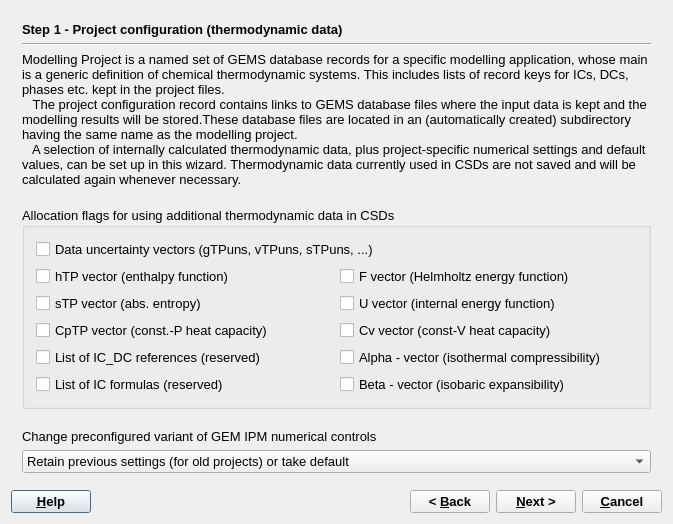
<?xml version="1.0" encoding="UTF-8"?>
<ui version="4.0">
 <class>ProjectWizardData</class>
 <widget class="QDialog" name="ProjectWizardData">
  <property name="geometry">
   <rect>
    <x>0</x>
    <y>0</y>
    <width>673</width>
    <height>524</height>
   </rect>
  </property>
  <property name="font">
   <font>
    <pointsize>10</pointsize>
   </font>
  </property>
  <property name="windowTitle">
   <string>GEM-Selektor Project</string>
  </property>
  <layout class="QVBoxLayout" name="verticalLayout_4">
   <item>
    <widget class="QStackedWidget" name="stackedWidget">
     <property name="mouseTracking">
      <bool>false</bool>
     </property>
     <property name="acceptDrops">
      <bool>false</bool>
     </property>
     <property name="autoFillBackground">
      <bool>false</bool>
     </property>
     <property name="frameShape">
      <enum>QFrame::NoFrame</enum>
     </property>
     <property name="frameShadow">
      <enum>QFrame::Plain</enum>
     </property>
     <property name="currentIndex">
      <number>0</number>
     </property>
     <widget class="QWidget" name="page">
      <layout class="QVBoxLayout" name="verticalLayout">
       <item>
        <widget class="QLabel" name="pageName">
         <property name="sizePolicy">
          <sizepolicy hsizetype="Preferred" vsizetype="Fixed">
           <horstretch>0</horstretch>
           <verstretch>0</verstretch>
          </sizepolicy>
         </property>
         <property name="font">
          <font>
           <weight>75</weight>
           <bold>true</bold>
          </font>
         </property>
         <property name="text">
          <string>Step 1 - Project configuration (thermodynamic data)</string>
         </property>
        </widget>
       </item>
       <item>
        <widget class="Line" name="line">
         <property name="orientation">
          <enum>Qt::Horizontal</enum>
         </property>
        </widget>
       </item>
       <item>
        <widget class="QLabel" name="textLabel12">
         <property name="text">
          <string>Modelling Project is a named set of GEMS database records for a specific modelling application, whose main is a generic definition of chemical thermodynamic systems. This includes lists of record keys for ICs, DCs, phases etc. kept in the project files. 
   The project configuration record contains links to GEMS database files where the input data is kept and the modelling results will be stored.These database files are located in an (automatically created) subdirectory having the same name as the modelling project. 
   A selection of internally calculated thermodynamic data, plus project-specific numerical settings and default values, can be set up in this wizard. Thermodynamic data currently used in CSDs are not saved and will be calculated again whenever necessary.</string>
         </property>
         <property name="alignment">
          <set>Qt::AlignVCenter</set>
         </property>
         <property name="wordWrap">
          <bool>true</bool>
         </property>
        </widget>
       </item>
       <item>
        <spacer name="verticalSpacer">
         <property name="orientation">
          <enum>Qt::Vertical</enum>
         </property>
         <property name="sizeHint" stdset="0">
          <size>
           <width>20</width>
           <height>0</height>
          </size>
         </property>
        </spacer>
       </item>
       <item>
        <widget class="QGroupBox" name="groupBox">
         <property name="title">
          <string>Allocation flags for using additional thermodynamic data in CSDs </string>
         </property>
         <layout class="QGridLayout" name="gridLayout">
          <item row="0" column="0" colspan="2">
           <widget class="QCheckBox" name="pTPptv_un">
            <property name="text">
             <string>Data uncertainty vectors (gTPuns, vTPuns, sTPuns, ...)</string>
            </property>
           </widget>
          </item>
          <item row="1" column="0">
           <widget class="QCheckBox" name="pTPptv_2">
            <property name="text">
             <string>hTP vector (enthalpy function)</string>
            </property>
           </widget>
          </item>
          <item row="1" column="1">
           <widget class="QCheckBox" name="pTPptv_10">
            <property name="text">
             <string>F vector (Helmholtz energy function)</string>
            </property>
           </widget>
          </item>
          <item row="2" column="0">
           <widget class="QCheckBox" name="pTPptv_4">
            <property name="text">
             <string>sTP vector (abs. entropy)</string>
            </property>
           </widget>
          </item>
          <item row="2" column="1">
           <widget class="QCheckBox" name="pTPptv_11">
            <property name="text">
             <string>U vector (internal energy function)</string>
            </property>
           </widget>
          </item>
          <item row="3" column="0">
           <widget class="QCheckBox" name="pTPptv_6">
            <property name="text">
             <string>CpTP vector (const.-P heat capacity)</string>
            </property>
           </widget>
          </item>
          <item row="3" column="1">
           <widget class="QCheckBox" name="pTPptv_12">
            <property name="text">
             <string>Cv vector (const-V heat capacity)</string>
            </property>
           </widget>
          </item>
          <item row="4" column="0">
           <widget class="QCheckBox" name="pMSpmv4">
            <property name="text">
             <string>List of IC_DC references (reserved)</string>
            </property>
           </widget>
          </item>
          <item row="4" column="1">
           <widget class="QCheckBox" name="pTPptv_13">
            <property name="text">
             <string>Alpha - vector (isothermal compressibility)</string>
            </property>
           </widget>
          </item>
          <item row="5" column="0">
           <widget class="QCheckBox" name="pMSpmv6">
            <property name="text">
             <string>List of IC formulas (reserved)</string>
            </property>
           </widget>
          </item>
          <item row="5" column="1">
           <widget class="QCheckBox" name="pTPptv_14">
            <property name="text">
             <string>Beta - vector (isobaric expansibility)</string>
            </property>
           </widget>
          </item>
         </layout>
        </widget>
       </item>
       <item>
        <spacer name="verticalSpacer_2">
         <property name="orientation">
          <enum>Qt::Vertical</enum>
         </property>
         <property name="sizeHint" stdset="0">
          <size>
           <width>20</width>
           <height>1</height>
          </size>
         </property>
        </spacer>
       </item>
       <item>
        <widget class="QLabel" name="label_2">
         <property name="text">
          <string>Change preconfigured variant of GEM IPM numerical controls</string>
         </property>
        </widget>
       </item>
       <item>
        <widget class="QComboBox" name="pTaskType">
         <item>
          <property name="text">
           <string>Retain previous settings (for old projects) or take default</string>
          </property>
         </item>
         <item>
          <property name="text">
           <string>Restore normal (default) variant for fast convergence</string>
          </property>
         </item>
         <item>
          <property name="text">
           <string>Variant for aquatic systems with moderate non-ideality</string>
          </property>
         </item>
         <item>
          <property name="text">
           <string>Variant for aquatic systems with SCMs in sorption phases</string>
          </property>
         </item>
         <item>
          <property name="text">
           <string>Variant for fluid-rock systems with highly non-ideal phases</string>
          </property>
         </item>
         <item>
          <property name="text">
           <string>Variant of strict settings for highest accuracy (may be slow)</string>
          </property>
         </item>
         <item>
          <property name="text">
           <string>Variant of strict settings for reactive mass transport (with SCM)</string>
          </property>
         </item>
        </widget>
       </item>
      </layout>
     </widget>
     <widget class="QWidget" name="page_2">
      <layout class="QVBoxLayout" name="verticalLayout_3">
       <item>
        <widget class="QLabel" name="label">
         <property name="sizePolicy">
          <sizepolicy hsizetype="Preferred" vsizetype="Fixed">
           <horstretch>0</horstretch>
           <verstretch>0</verstretch>
          </sizepolicy>
         </property>
         <property name="font">
          <font>
           <weight>75</weight>
           <bold>true</bold>
          </font>
         </property>
         <property name="text">
          <string>Step 2 - Project configuration (units and hints)</string>
         </property>
        </widget>
       </item>
       <item>
        <widget class="Line" name="line_2">
         <property name="orientation">
          <enum>Qt::Horizontal</enum>
         </property>
        </widget>
       </item>
       <item>
        <widget class="QGroupBox" name="groupBox_3">
         <property name="sizePolicy">
          <sizepolicy hsizetype="Minimum" vsizetype="Minimum">
           <horstretch>0</horstretch>
           <verstretch>0</verstretch>
          </sizepolicy>
         </property>
         <property name="title">
          <string>No need to change in this version of GEMS-PSI </string>
         </property>
         <layout class="QGridLayout" name="_2">
          <item row="0" column="0">
           <widget class="QComboBox" name="pPunE">
            <property name="enabled">
             <bool>false</bool>
            </property>
            <property name="sizePolicy">
             <sizepolicy hsizetype="Fixed" vsizetype="Fixed">
              <horstretch>0</horstretch>
              <verstretch>0</verstretch>
             </sizepolicy>
            </property>
            <property name="minimumSize">
             <size>
              <width>180</width>
              <height>0</height>
             </size>
            </property>
            <item>
             <property name="text">
              <string>j     J/mol(/K) </string>
             </property>
            </item>
            <item>
             <property name="text">
              <string>c    cal/mol(/K)</string>
             </property>
            </item>
            <item>
             <property name="text">
              <string>J     kJ/mol(/K)</string>
             </property>
            </item>
            <item>
             <property name="text">
              <string>C    kcal/mol(/K)</string>
             </property>
            </item>
            <item>
             <property name="text">
              <string>N   Normalized</string>
             </property>
            </item>
           </widget>
          </item>
          <item row="0" column="1">
           <widget class="QLabel" name="textLabel1_2_3">
            <property name="text">
             <string>Units of measurement of energy  (default: j)</string>
            </property>
            <property name="wordWrap">
             <bool>false</bool>
            </property>
            <property name="buddy">
             <cstring>pPunE</cstring>
            </property>
           </widget>
          </item>
          <item row="1" column="0">
           <widget class="QComboBox" name="pPunV">
            <property name="enabled">
             <bool>false</bool>
            </property>
            <property name="sizePolicy">
             <sizepolicy hsizetype="Fixed" vsizetype="Fixed">
              <horstretch>0</horstretch>
              <verstretch>0</verstretch>
             </sizepolicy>
            </property>
            <property name="minimumSize">
             <size>
              <width>180</width>
              <height>0</height>
             </size>
            </property>
            <item>
             <property name="text">
              <string>j    J/bar  = 0.1 cm3/mol</string>
             </property>
            </item>
            <item>
             <property name="text">
              <string>a   cal/bar</string>
             </property>
            </item>
            <item>
             <property name="text">
              <string>m   cm3/mol</string>
             </property>
            </item>
           </widget>
          </item>
          <item row="1" column="1">
           <widget class="QLabel" name="textLabel1_2_3_2">
            <property name="text">
             <string>Units of measurement of volume  (default:  j)</string>
            </property>
            <property name="wordWrap">
             <bool>false</bool>
            </property>
            <property name="buddy">
             <cstring>pPunV</cstring>
            </property>
           </widget>
          </item>
          <item row="2" column="0">
           <widget class="QComboBox" name="pPunP">
            <property name="enabled">
             <bool>false</bool>
            </property>
            <property name="sizePolicy">
             <sizepolicy hsizetype="Fixed" vsizetype="Fixed">
              <horstretch>0</horstretch>
              <verstretch>0</verstretch>
             </sizepolicy>
            </property>
            <property name="minimumSize">
             <size>
              <width>180</width>
              <height>0</height>
             </size>
            </property>
            <item>
             <property name="text">
              <string>b    bar  = 10^5 Pa</string>
             </property>
            </item>
            <item>
             <property name="text">
              <string>B    kbar (kilobar)</string>
             </property>
            </item>
            <item>
             <property name="text">
              <string>p    Pa  (Pascal)</string>
             </property>
            </item>
            <item>
             <property name="text">
              <string>P    MPa  = 10^6 Pa  </string>
             </property>
            </item>
            <item>
             <property name="text">
              <string>A    atm (=1.013 bar)</string>
             </property>
            </item>
           </widget>
          </item>
          <item row="2" column="1">
           <widget class="QLabel" name="textLabel1_2_3_2_3">
            <property name="text">
             <string>Units of measurement of pressure (default: b)</string>
            </property>
            <property name="wordWrap">
             <bool>false</bool>
            </property>
            <property name="buddy">
             <cstring>pPunP</cstring>
            </property>
           </widget>
          </item>
          <item row="3" column="0">
           <widget class="QComboBox" name="pPunT">
            <property name="enabled">
             <bool>false</bool>
            </property>
            <property name="minimumSize">
             <size>
              <width>180</width>
              <height>0</height>
             </size>
            </property>
            <item>
             <property name="text">
              <string>C   Celsius  </string>
             </property>
            </item>
            <item>
             <property name="text">
              <string>K   Kelvin</string>
             </property>
            </item>
            <item>
             <property name="text">
              <string>F   Fahrenheit</string>
             </property>
            </item>
           </widget>
          </item>
          <item row="3" column="1">
           <widget class="QLabel" name="textLabel1_2_3_2_2">
            <property name="frameShape">
             <enum>QFrame::NoFrame</enum>
            </property>
            <property name="frameShadow">
             <enum>QFrame::Plain</enum>
            </property>
            <property name="text">
             <string>Units of measurement of temperature  (default: C)</string>
            </property>
            <property name="wordWrap">
             <bool>false</bool>
            </property>
            <property name="buddy">
             <cstring>pPunT</cstring>
            </property>
           </widget>
          </item>
         </layout>
        </widget>
       </item>
       <item>
        <widget class="QGroupBox" name="groupBox_2">
         <property name="title">
          <string>What will happen after you click &quot;Finish&quot;</string>
         </property>
         <layout class="QVBoxLayout" name="verticalLayout_2">
          <item>
           <widget class="QLabel" name="textLabel13">
            <property name="text">
             <string>(1) The configutarion of modeling project will become active, and later on will be saved in the project configuration file in project directory.</string>
            </property>
            <property name="alignment">
             <set>Qt::AlignVCenter</set>
            </property>
            <property name="wordWrap">
             <bool>true</bool>
            </property>
           </widget>
          </item>
          <item>
           <widget class="QLabel" name="textLabel13_2">
            <property name="text">
             <string>(2) The Project module window will remain open. In most cases, you should just close it and proceed working with the modeling project.</string>
            </property>
            <property name="alignment">
             <set>Qt::AlignVCenter</set>
            </property>
            <property name="wordWrap">
             <bool>true</bool>
            </property>
           </widget>
          </item>
          <item>
           <widget class="QLabel" name="textLabel13_3">
            <property name="text">
             <string>(3) Before closing the Project module window, you may wish to additionally change some default settings on pages Param_1 or Param_2. This will affect newly created records in the respective modules; old records will remain intact. Do not forget to close the Project window then.</string>
            </property>
            <property name="alignment">
             <set>Qt::AlignVCenter</set>
            </property>
            <property name="wordWrap">
             <bool>true</bool>
            </property>
           </widget>
          </item>
         </layout>
        </widget>
       </item>
      </layout>
     </widget>
    </widget>
   </item>
   <item>
    <layout class="QHBoxLayout">
     <item>
      <widget class="QPushButton" name="pHelp">
       <property name="font">
        <font>
         <weight>75</weight>
         <bold>true</bold>
        </font>
       </property>
       <property name="text">
        <string>&amp;Help</string>
       </property>
      </widget>
     </item>
     <item>
      <spacer>
       <property name="orientation">
        <enum>Qt::Horizontal</enum>
       </property>
       <property name="sizeHint" stdset="0">
        <size>
         <width>40</width>
         <height>20</height>
        </size>
       </property>
      </spacer>
     </item>
     <item>
      <widget class="QPushButton" name="pBack">
       <property name="font">
        <font>
         <weight>75</weight>
         <bold>true</bold>
        </font>
       </property>
       <property name="text">
        <string>&lt; &amp;Back</string>
       </property>
      </widget>
     </item>
     <item>
      <widget class="QPushButton" name="pNext">
       <property name="font">
        <font>
         <weight>75</weight>
         <bold>true</bold>
        </font>
       </property>
       <property name="text">
        <string>&amp;Next &gt;</string>
       </property>
      </widget>
     </item>
     <item>
      <widget class="QPushButton" name="pCancel">
       <property name="font">
        <font>
         <weight>75</weight>
         <bold>true</bold>
        </font>
       </property>
       <property name="text">
        <string>&amp;Cancel</string>
       </property>
      </widget>
     </item>
    </layout>
   </item>
  </layout>
 </widget>
 <layoutdefault spacing="6" margin="11"/>
 <tabstops>
  <tabstop>pTPptv_un</tabstop>
  <tabstop>pTPptv_2</tabstop>
  <tabstop>pTPptv_4</tabstop>
  <tabstop>pTPptv_6</tabstop>
  <tabstop>pMSpmv4</tabstop>
  <tabstop>pMSpmv6</tabstop>
  <tabstop>pTPptv_10</tabstop>
  <tabstop>pTPptv_11</tabstop>
  <tabstop>pTPptv_12</tabstop>
  <tabstop>pTPptv_13</tabstop>
  <tabstop>pTPptv_14</tabstop>
  <tabstop>pTaskType</tabstop>
  <tabstop>pHelp</tabstop>
  <tabstop>pBack</tabstop>
  <tabstop>pNext</tabstop>
  <tabstop>pCancel</tabstop>
  <tabstop>pPunE</tabstop>
  <tabstop>pPunV</tabstop>
  <tabstop>pPunP</tabstop>
  <tabstop>pPunT</tabstop>
 </tabstops>
 <resources/>
 <connections>
  <connection>
   <sender>pCancel</sender>
   <signal>clicked()</signal>
   <receiver>ProjectWizardData</receiver>
   <slot>reject()</slot>
   <hints>
    <hint type="sourcelabel">
     <x>587</x>
     <y>518</y>
    </hint>
    <hint type="destinationlabel">
     <x>317</x>
     <y>270</y>
    </hint>
   </hints>
  </connection>
 </connections>
</ui>
